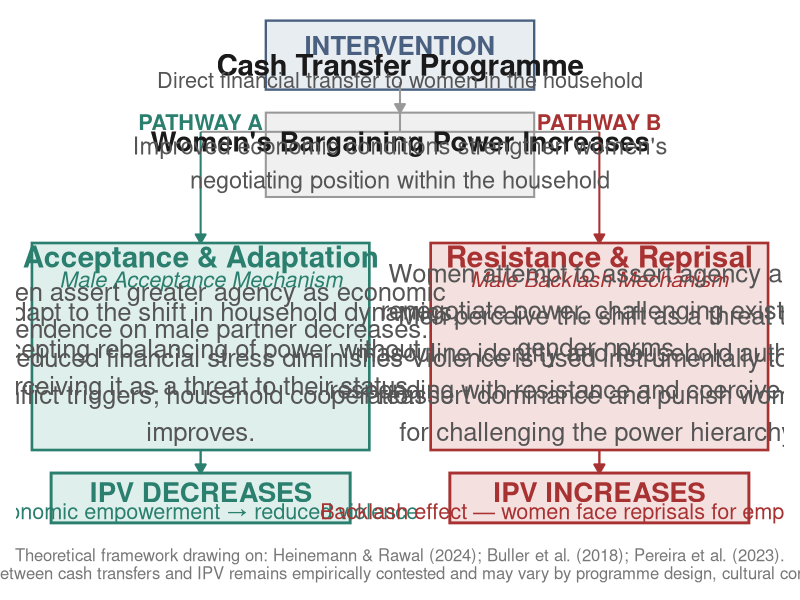

Write the R code that produced this figure.
# ============================================================
#  Master Thesis: Fig. 3. Theoretical Pathways for Cash Transfers & IPV 
#  Author: Ananya Mazumder 
#  References: Heinemann & Rawal (2024); Buller et al. (2018);
#              Pereira et al. (2023)
# ============================================================
# Requires: ggplot2, ggtext
# install.packages(c("ggplot2", "ggtext"))
library(ggplot2)
library(ggtext)

# ── Canvas dimensions ────────────────────────────────────────
W <- 20   # width  (inches when saved)
H <- 14   # height (inches when saved)

# ── Colour palette ───────────────────────────────────────────
col_teal      <- "#2a7f6f"
col_teal_fill <- "#dff0ec"
col_red       <- "#a83232"
col_red_fill  <- "#f5e0e0"
col_mid_fill  <- "#f0f0f0"
col_mid_bord  <- "#999999"
col_top_fill  <- "#e8edf2"
col_top_bord  <- "#4a6080"
col_text      <- "#1a1a1a"
col_muted     <- "#555555" ##fun colours, didn't really think about this are they too much? 

# ── Helper: rectangle data frame ─────────────────────────────
rect <- function(xmin, xmax, ymin, ymax, fill, colour, label = NA) {
  data.frame(xmin = xmin, xmax = xmax, ymin = ymin, ymax = ymax,
             fill = fill, colour = colour, label = label,
             stringsAsFactors = FALSE)
}

# ── Layout coordinates ───────────────────────────────────────
# Y: 0 (bottom) → 14 (top)
# Boxes (x centres): top=10, left=4.5, right=15.5

# TOP BOX  — Cash Transfer
top <- rect(6.5, 13.5, 11.6, 13.4, col_top_fill, col_top_bord)

# MIDDLE BOX — Bargaining power
mid <- rect(6.5, 13.5,  8.8, 11.0, col_mid_fill, col_mid_bord)

# PATHWAY A (left)
pa  <- rect(0.4,  9.2,  2.2,  7.6, col_teal_fill, col_teal)

# PATHWAY B (right)
pb  <- rect(10.8, 19.6, 2.2,  7.6, col_red_fill,  col_red)

# OUTCOME A
oa  <- rect(0.9,  8.7,  0.3,  1.6, col_teal_fill, col_teal)

# OUTCOME B
ob  <- rect(11.3, 19.1, 0.3,  1.6, col_red_fill,  col_red)

# ── Arrows ───────────────────────────────────────────────────
arrows_df <- data.frame(
  x    = c(10,   10,    4.8,  15.2),
  xend = c(10,    4.8,  4.8,  15.2),
  y    = c(11.8, 10.5,  8.8,  8.8),
  yend = c(11.0, 10.5,  7.6,  7.6),
  col  = c(col_mid_bord, col_mid_bord, col_teal, col_red)
)

# horizontal fork line
fork_df <- data.frame(
  x = 4.8, xend = 15.2, y = 10.5, yend = 10.5,
  col = col_mid_bord
)

# outcome arrows
out_arrows <- data.frame(
  x    = c(4.8,  15.2),
  xend = c(4.8,  15.2),
  y    = c(2.2,  2.2),
  yend = c(1.6,  1.6),
  col  = c(col_teal, col_red)
)

# ── Build plot ───────────────────────────────────────────────
p <- ggplot() +
  
  # ── Rectangles ──────────────────────────────────────────
  # top box
  geom_rect(data = top, aes(xmin=xmin, xmax=xmax, ymin=ymin, ymax=ymax),
            fill=col_top_fill, colour=col_top_bord, linewidth=0.8) +
  # mid box
  geom_rect(data = mid, aes(xmin=xmin, xmax=xmax, ymin=ymin, ymax=ymax),
            fill=col_mid_fill, colour=col_mid_bord, linewidth=0.7) +
  # pathway boxes
  geom_rect(data = pa, aes(xmin=xmin, xmax=xmax, ymin=ymin, ymax=ymax),
            fill=col_teal_fill, colour=col_teal, linewidth=0.9) +
  geom_rect(data = pb, aes(xmin=xmin, xmax=xmax, ymin=ymin, ymax=ymax),
            fill=col_red_fill, colour=col_red, linewidth=0.9) +
  # outcome boxes
  geom_rect(data = oa, aes(xmin=xmin, xmax=xmax, ymin=ymin, ymax=ymax),
            fill=col_teal_fill, colour=col_teal, linewidth=1.0) +
  geom_rect(data = ob, aes(xmin=xmin, xmax=xmax, ymin=ymin, ymax=ymax),
            fill=col_red_fill, colour=col_red, linewidth=1.0) +
  
  # ── Arrows ──────────────────────────────────────────────
  # vertical top → mid
  geom_segment(aes(x=10, xend=10, y=11.8, yend=11.0),
               arrow=arrow(length=unit(0.25,"cm"), type="closed"),
               colour=col_mid_bord, linewidth=0.7) +
  # vertical mid → fork
  geom_segment(aes(x=10, xend=10, y=11.0, yend=10.5),
               colour=col_mid_bord, linewidth=0.7) +
  # horizontal fork
  geom_segment(aes(x=4.8, xend=15.2, y=10.5, yend=10.5),
               colour=col_mid_bord, linewidth=0.7) +
  # left branch down
  geom_segment(aes(x=4.8, xend=4.8, y=10.5, yend=7.6),
               arrow=arrow(length=unit(0.25,"cm"), type="closed"),
               colour=col_teal, linewidth=0.7) +
  # right branch down
  geom_segment(aes(x=15.2, xend=15.2, y=10.5, yend=7.6),
               arrow=arrow(length=unit(0.25,"cm"), type="closed"),
               colour=col_red, linewidth=0.7) +
  # outcome arrows
  geom_segment(aes(x=4.8, xend=4.8, y=2.2, yend=1.6),
               arrow=arrow(length=unit(0.25,"cm"), type="closed"),
               colour=col_teal, linewidth=0.8) +
  geom_segment(aes(x=15.2, xend=15.2, y=2.2, yend=1.6),
               arrow=arrow(length=unit(0.25,"cm"), type="closed"),
               colour=col_red, linewidth=0.8) +
  
  # ── Labels: TOP BOX ─────────────────────────────────────
  annotate("text", x=10, y=12.75, label="INTERVENTION",
           size=6.5, colour=col_top_bord, fontface="bold",
           family="sans", hjust=0.5, vjust=0.5, letter_spacing=2) +
  annotate("text", x=10, y=12.25, label="Cash Transfer Programme",
           size=7.5, colour=col_text, fontface="bold",
           family="sans", hjust=0.5, vjust=0.5) +
  annotate("text", x=10, y=11.85,
           label="Direct financial transfer to women in the household",
           size=5.5, colour=col_muted, family="sans", hjust=0.5, vjust=0.5) +
  
  # ── Labels: MID BOX ─────────────────────────────────────
  annotate("text", x=10, y=10.25,
           label="Women's Bargaining Power Increases",
           size=7.0, colour=col_text, fontface="bold",
           family="sans", hjust=0.5, vjust=0.5) +
  annotate("text", x=10, y=9.7,
           label="Improved economic conditions strengthen women's\nnegotiating position within the household",
           size=6.0, colour=col_muted, family="sans", hjust=0.5, vjust=0.5) +
  
  # ── Pathway labels on fork ───────────────────────────────
  annotate("text", x=4.8,  y=10.75, label="PATHWAY A",
           size=5.5, colour=col_teal, fontface="bold", family="sans") +
  annotate("text", x=15.2, y=10.75, label="PATHWAY B",
           size=5.5, colour=col_red,  fontface="bold", family="sans") +
  
  # ── PATHWAY A box text ───────────────────────────────────
  annotate("text", x=4.8, y=7.25,
           label="Acceptance & Adaptation",
           size=7.5, colour=col_teal, fontface="bold",
           family="sans", hjust=0.5) +
  annotate("text", x=4.8, y=6.65,
           label="Male Acceptance Mechanism",
           size=5.5, colour=col_teal, family="sans", hjust=0.5,
           fontface="italic") +
  annotate("text", x=4.8, y=5.85,
           label="Women assert greater agency as economic\ndependence on male partner decreases.",
           size=6.5, colour=col_muted, family="sans", hjust=0.5) +
  annotate("text", x=4.8, y=4.85,
           label="Men adapt to the shift in household dynamics,\naccepting rebalancing of power without\nperceiving it as a threat to their status.",
           size=6.5, colour=col_muted, family="sans", hjust=0.5) +
  annotate("text", x=4.8, y=3.65,
           label="Reduced financial stress diminishes\nconflict triggers; household cooperation\nimproves.",
           size=6.5, colour=col_muted, family="sans", hjust=0.5) +
  
  # ── PATHWAY B box text ───────────────────────────────────
  annotate("text", x=15.2, y=7.25,
           label="Resistance & Reprisal",
           size=7.5, colour=col_red, fontface="bold",
           family="sans", hjust=0.5) +
  annotate("text", x=15.2, y=6.65,
           label="Male Backlash Mechanism",
           size=5.5, colour=col_red, family="sans", hjust=0.5,
           fontface="italic") +
  annotate("text", x=15.2, y=5.85,
           label="Women attempt to assert agency and\nrenegotiate power, challenging existing\ngender norms.",
           size=6.5, colour=col_muted, family="sans", hjust=0.5) +
  annotate("text", x=15.2, y=4.75,
           label="Men perceive the shift as a threat to\nmasculine identity and household authority,\nresponding with resistance and coercive control.",
           size=6.5, colour=col_muted, family="sans", hjust=0.5) +
  annotate("text", x=15.2, y=3.65,
           label="Violence is used instrumentally to\nreassert dominance and punish women\nfor challenging the power hierarchy.",
           size=6.5, colour=col_muted, family="sans", hjust=0.5) +
  
  # ── OUTCOME A ────────────────────────────────────────────
  annotate("text", x=4.8, y=1.1,
           label="IPV DECREASES",
           size=7.0, colour=col_teal, fontface="bold",
           family="sans", hjust=0.5) +
  annotate("text", x=4.8, y=0.6,
           label="Economic empowerment → reduced violence",
           size=5.5, colour=col_teal, family="sans", hjust=0.5) +
  
  # ── OUTCOME B ────────────────────────────────────────────
  annotate("text", x=15.2, y=1.1,
           label="IPV INCREASES",
           size=7.0, colour=col_red, fontface="bold",
           family="sans", hjust=0.5) +
  annotate("text", x=15.2, y=0.6,
           label="Backlash effect — women face reprisals for empowerment",
           size=5.5, colour=col_red, family="sans", hjust=0.5) +
  
  # ── Caption / references ─────────────────────────────────
  labs(
    caption = paste0(
      "Theoretical framework drawing on: Heinemann & Rawal (2024); ",
      "Buller et al. (2018); Pereira et al. (2023).\n",
      "Note: The direction of the relationship between cash transfers and IPV remains empirically contested ",
      "and may vary by programme design, cultural context, and complementary interventions."
    )
  ) +
  
  # ── Theme ────────────────────────────────────────────────
  theme_void() +
  theme(
    plot.background  = element_rect(fill = "white", colour = NA),
    panel.background = element_rect(fill = "white", colour = NA),
    plot.caption     = element_text(size = 12, colour = "#777777",
                                    hjust = 0.5, margin = margin(t=10),
                                    family = "sans"),
    plot.margin      = margin(12, 12, 12, 12)
  ) +
  
  coord_fixed(ratio = 1, xlim = c(0, 20), ylim = c(0, 13.5), expand = FALSE)

# ── Save ─────────────────────────────────────────────────────
ggsave(
  filename = file.path(output_dir, "fig.3.png"),  
  plot     = p,
  width    = W,
  height   = H,
  dpi      = 500,
  bg       = "white"
)

message("Saved: fig.3.png") ## used AI a lot for this one tbh
############################################# END ###################################################
